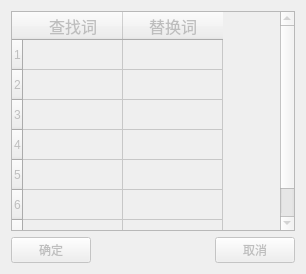
<?xml version="1.0" encoding="UTF-8"?>
<ui version="4.0">
 <class>fillKeyword</class>
 <widget class="QWidget" name="fillKeyword">
  <property name="enabled">
   <bool>false</bool>
  </property>
  <property name="geometry">
   <rect>
    <x>0</x>
    <y>0</y>
    <width>306</width>
    <height>274</height>
   </rect>
  </property>
  <property name="maximumSize">
   <size>
    <width>306</width>
    <height>299</height>
   </size>
  </property>
  <property name="windowTitle">
   <string>Form</string>
  </property>
  <property name="autoFillBackground">
   <bool>true</bool>
  </property>
  <layout class="QHBoxLayout" name="horizontalLayout_2">
   <item>
    <layout class="QVBoxLayout" name="verticalLayout">
     <item>
      <widget class="QTableWidget" name="keywordTable">
       <property name="enabled">
        <bool>false</bool>
       </property>
       <row>
        <property name="text">
         <string>1</string>
        </property>
       </row>
       <row>
        <property name="text">
         <string>2</string>
        </property>
       </row>
       <row>
        <property name="text">
         <string>3</string>
        </property>
       </row>
       <row>
        <property name="text">
         <string>4</string>
        </property>
       </row>
       <row>
        <property name="text">
         <string>5</string>
        </property>
       </row>
       <row>
        <property name="text">
         <string>6</string>
        </property>
       </row>
       <row>
        <property name="text">
         <string>7</string>
        </property>
       </row>
       <column>
        <property name="text">
         <string>查找词</string>
        </property>
        <property name="font">
         <font>
          <family>圆体-简</family>
          <pointsize>12</pointsize>
         </font>
        </property>
        <property name="background">
         <color>
          <red>255</red>
          <green>28</green>
          <blue>225</blue>
         </color>
        </property>
       </column>
       <column>
        <property name="text">
         <string>替换词</string>
        </property>
        <property name="font">
         <font>
          <family>圆体-简</family>
          <pointsize>12</pointsize>
         </font>
        </property>
        <property name="background">
         <color>
          <red>55</red>
          <green>222</green>
          <blue>208</blue>
         </color>
        </property>
       </column>
      </widget>
     </item>
     <item>
      <layout class="QHBoxLayout" name="horizontalLayout">
       <item>
        <widget class="QPushButton" name="confirmButton">
         <property name="cursor">
          <cursorShape>PointingHandCursor</cursorShape>
         </property>
         <property name="text">
          <string>确定</string>
         </property>
        </widget>
       </item>
       <item>
        <spacer name="horizontalSpacer">
         <property name="orientation">
          <enum>Qt::Horizontal</enum>
         </property>
         <property name="sizeHint" stdset="0">
          <size>
           <width>40</width>
           <height>20</height>
          </size>
         </property>
        </spacer>
       </item>
       <item>
        <widget class="QPushButton" name="cancleButton">
         <property name="cursor">
          <cursorShape>PointingHandCursor</cursorShape>
         </property>
         <property name="text">
          <string>取消</string>
         </property>
        </widget>
       </item>
      </layout>
     </item>
    </layout>
   </item>
  </layout>
 </widget>
 <resources/>
 <connections/>
</ui>
